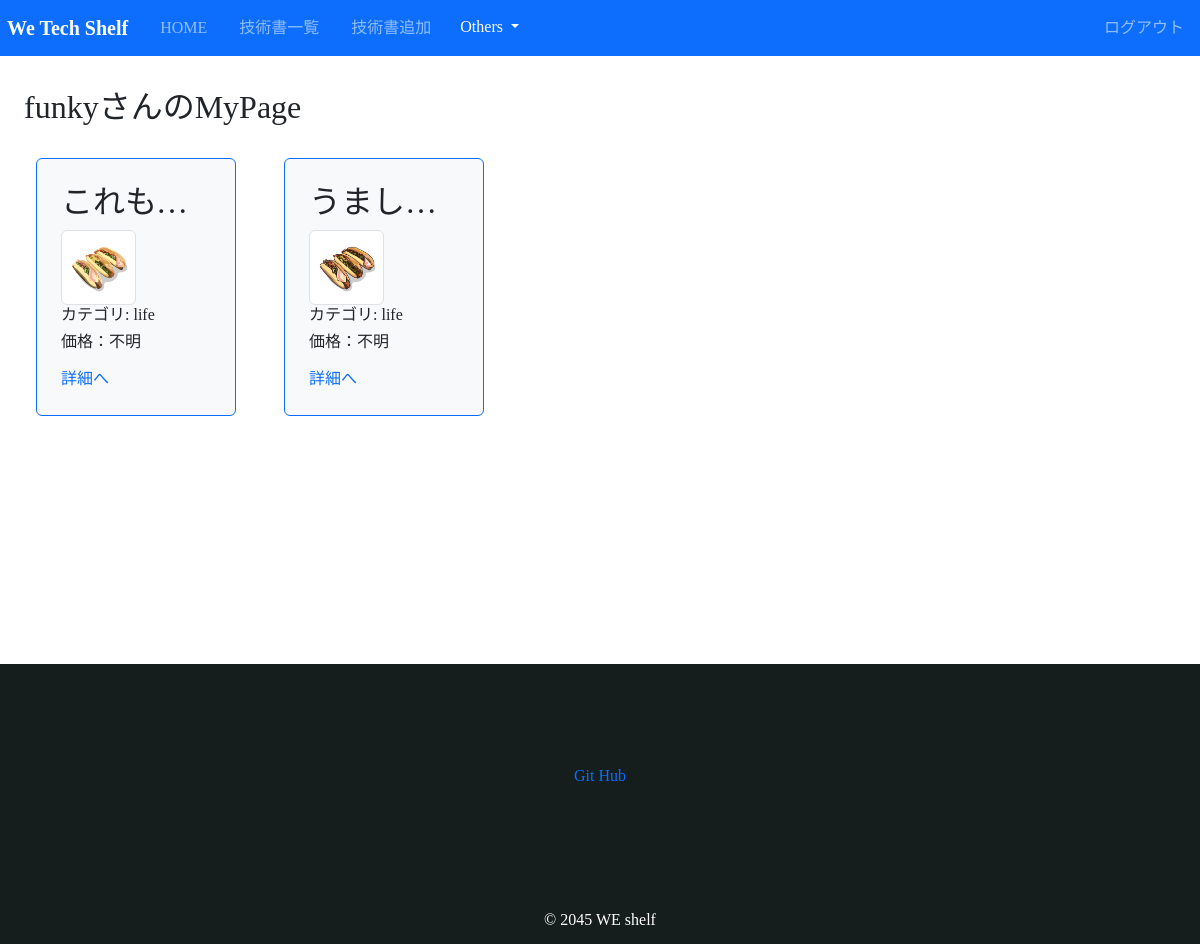
The page /mypage/ (signed in) on the database as committed earlier.
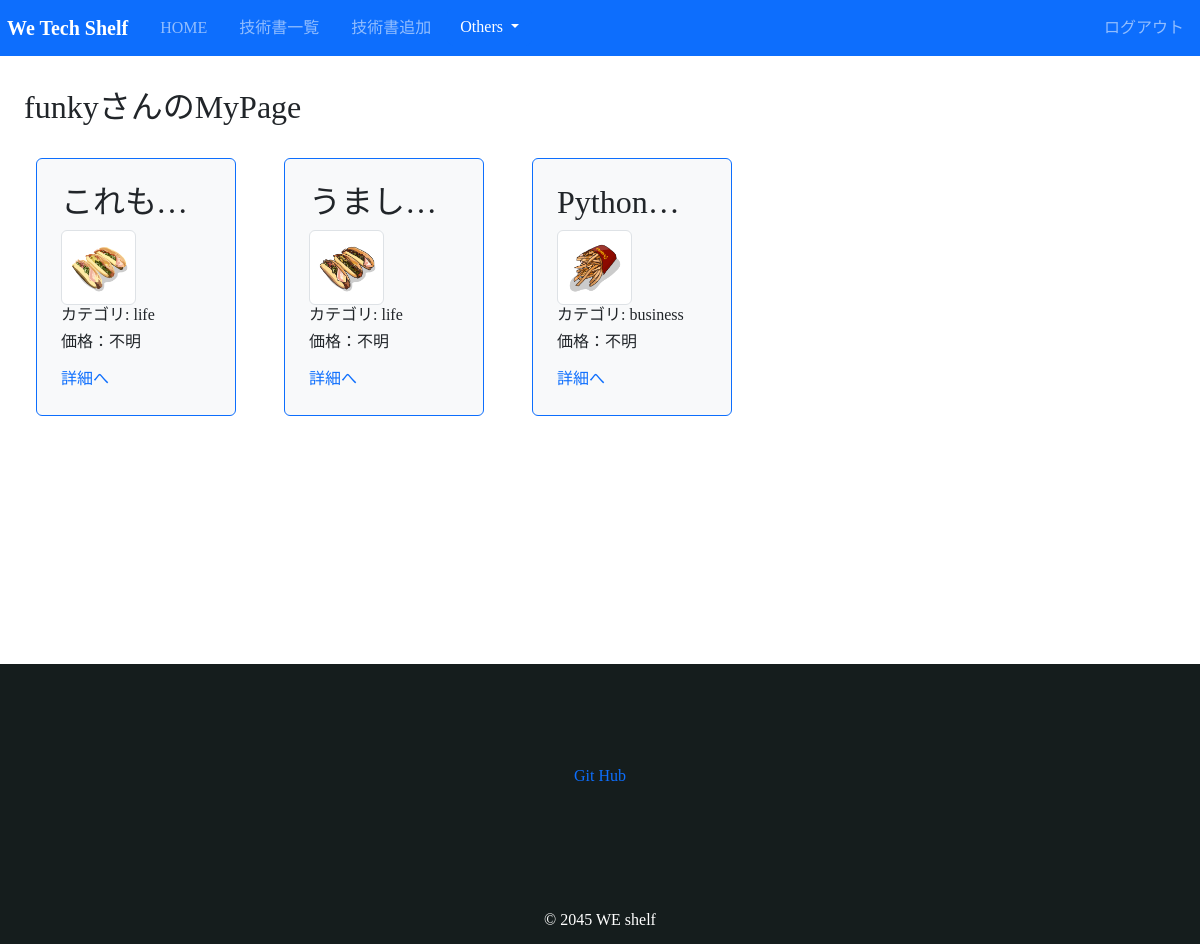
The same page on the database as committed later.
### book/models.py (models this page shows, shortened)
class FavoriteBook(models.Model):
    user = models.ForeignKey('auth.User', on_delete=models.CASCADE)
    book = models.ForeignKey(Book, on_delete=models.CASCADE)
    added_at = models.DateTimeField(auto_now_add=True)
    class Meta:
        unique_together = ['user', 'book']  # 1つの投稿に対して1ユーザー1お気に入り制約

class Book(models.Model):
    title = models.CharField(max_length=100)
    text = models.TextField()
    thumbnail = models.ImageField(null=True, blank=True)
    category = models.CharField(max_length=100, choices=CATEGORY)
    user = models.ForeignKey('auth.User', on_delete=models.CASCADE)
    price = models.IntegerField(null=True, blank=True)
    url = models.URLField(null=True, blank=True)

### book/views.py (the view)
# urls.py: path('mypage/', views.mypage, name='mypage'),
def mypage(request):
    favorite_books = FavoriteBook.objects.filter(user=request.user).select_related('book')
    return render(request, 'book/mypage.html', {'favorite_books': favorite_books})

### book/templates/book/mypage.html (shortened to what this page needs)
{% extends 'base.html' %}
{% block content %}
<h2>{{ user }}さんのMyPage</h2>
{% if favorite_books %}
<div class="row neworder">
  {% for favorite in favorite_books %}
  <div class="p-4 m-4 bg-light border border-primary rounded disp1 item">
    <h2 class="text-dark text-truncate">{{ favorite.book.title }}</h2>
    <img src="{{ favorite.book.thumbnail.url }}" class="img-thumbnail disp1" alt="thumbnail">
    <h6 >カテゴリ: {{ favorite.book.category }}</h6>
    {% if item.price == Null %}
    <h6>価格：不明</h6>
    {% else %}
    <h6>価格：{{ favorite.book.price }} 円</h6>
    {% endif %}
    <div class="mt-3">
      <a href="{% url 'detail-book' favorite.book.pk %}">詳細へ</a>
    </div>
  </div>
  {% endfor %}
</div>
{% else %}
  <p>お気に入りに追加された投稿はありません。</p>
{% endif %}
{% endblock content %}

Rows that differ between the two databases and show on the page:
added FavoriteBook: book "Python…", book.thumbnail (picture), book.category "business"
